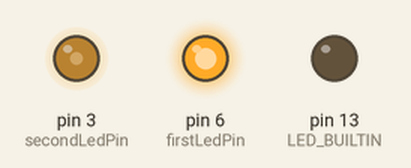
Recording of a sketch running on a simulated Arduino Uno, built with avr-gcc and run on an emulated ATmega328P. Shown: output pins drawn as LEDs (lit = HIGH).

Above: at 0.1 s.
Timing chart, 0 to 1.6 s (numbered marks = the images above):
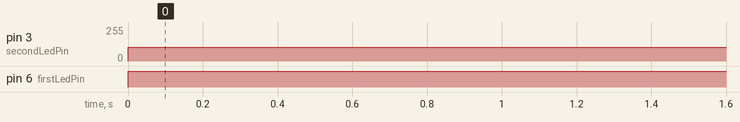

The sketch:

lab01_pins_buttons_potentiometer.ino
```cpp
/* =========================================================
 * 1304 - Οργάνωση & Αρχιτεκτονική Υπολογιστικών Συστημάτων
 * Lab 01: Pins, Buttons & Potentiometers
 * =========================================================
 * Odigos Xrisis:
 * Allakse ton arithmo sto EXERCISE gia na trekseis tin
 * antistoixi askisi tou ergastiriou (1, 2, i 3).
 * ========================================================= */

#define EXERCISE 1   // <--- ALLAZEIS AUTO TO NOUMERO (1, 2, i 3)

// --- Koines Metavlites gia oles tis askiseis ---
int buttonPin = 2;
int firstLedPin = 6;
int secondLedPin = 3;
int potPin = A0;
int potValue;

void setup() {
  // Setup gia ola ta pins pou xrisimopoiountai sto Lab 1
  pinMode(LED_BUILTIN, OUTPUT);
  pinMode(firstLedPin, OUTPUT);
  pinMode(secondLedPin, OUTPUT);

  // To koumpi xrisimopoiei thn eswteriki antistasi tou Arduino
  pinMode(buttonPin, INPUT_PULLUP);
}

void loop() {

  // =========================================================
  // ASKISI 1: Statheros fwtismos LED
  // =========================================================
  #if EXERCISE == 1

    digitalWrite(firstLedPin, HIGH);
    analogWrite(secondLedPin, 102);

  // =========================================================
  // ASKISI 2: Xrisi Koumpiou (Button)
  // =========================================================
  #elif EXERCISE == 2

    int buttonState = digitalRead(buttonPin);

    if (buttonState == LOW) {
      digitalWrite(firstLedPin, HIGH);
      analogWrite(secondLedPin, 204);
    } else {
      digitalWrite(firstLedPin, LOW);
      analogWrite(secondLedPin, 102);
    }

  // =========================================================
  // ASKISI 3: Koumpi kai Potensiometro (Potentiometer)
  // =========================================================
  #elif EXERCISE == 3

    int buttonState = digitalRead(buttonPin);
    potValue = analogRead(potPin);

    // (potValue / 4) metatrepei eukola to 0-1023 se 0-255 gia to PWM
    analogWrite(secondLedPin, (potValue / 4));

    if (buttonState == LOW) {
      digitalWrite(firstLedPin, HIGH);
    } else {
      digitalWrite(firstLedPin, LOW);
    }

  #endif
}
```

Measured:
- by itself, pin 3 (secondLedPin): 0/255 → 102/255 at 0.00 s
- by itself, pin 6 (firstLedPin): LOW → HIGH at 0.00 s
